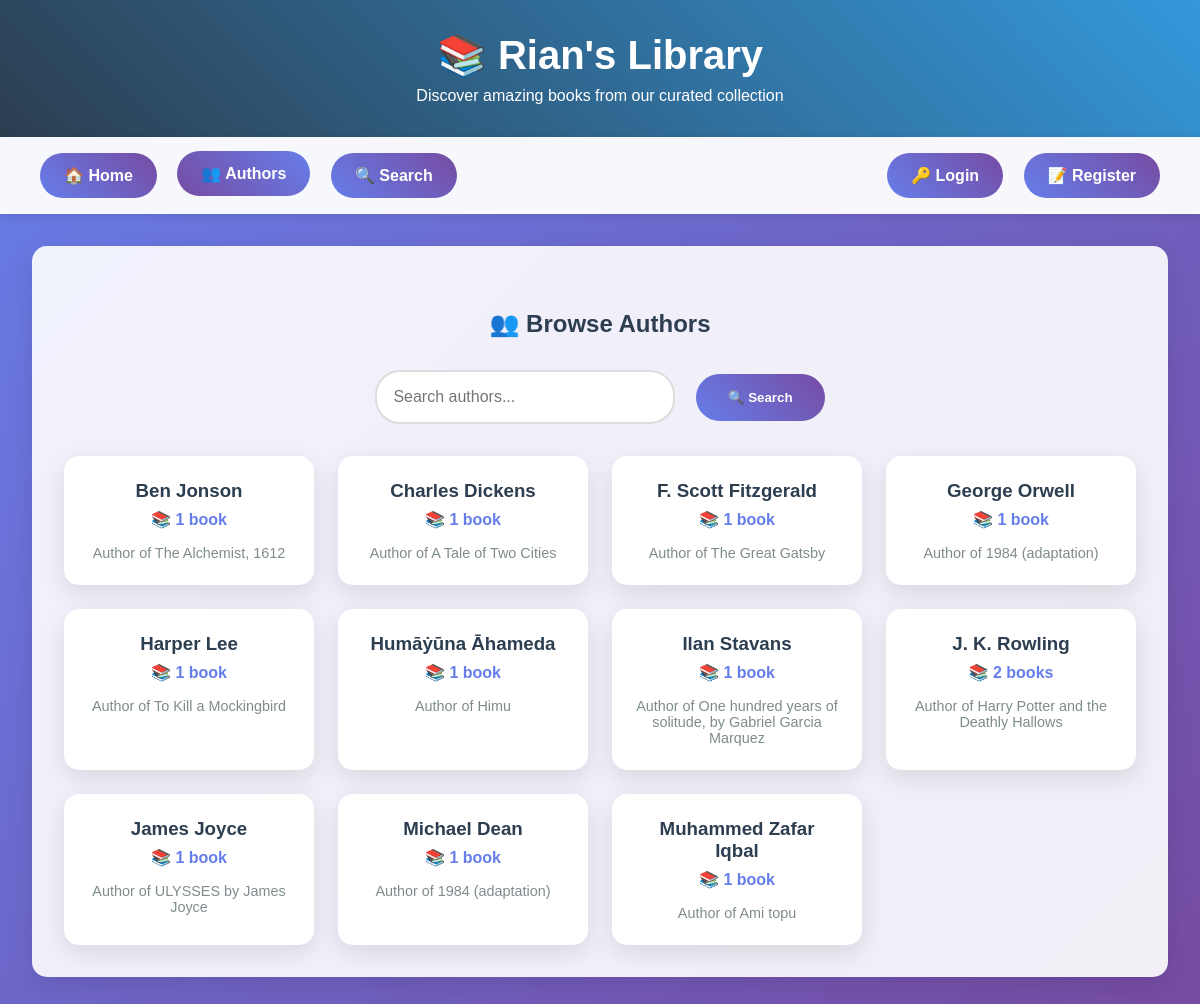
Before: /authors/ with the older database file.
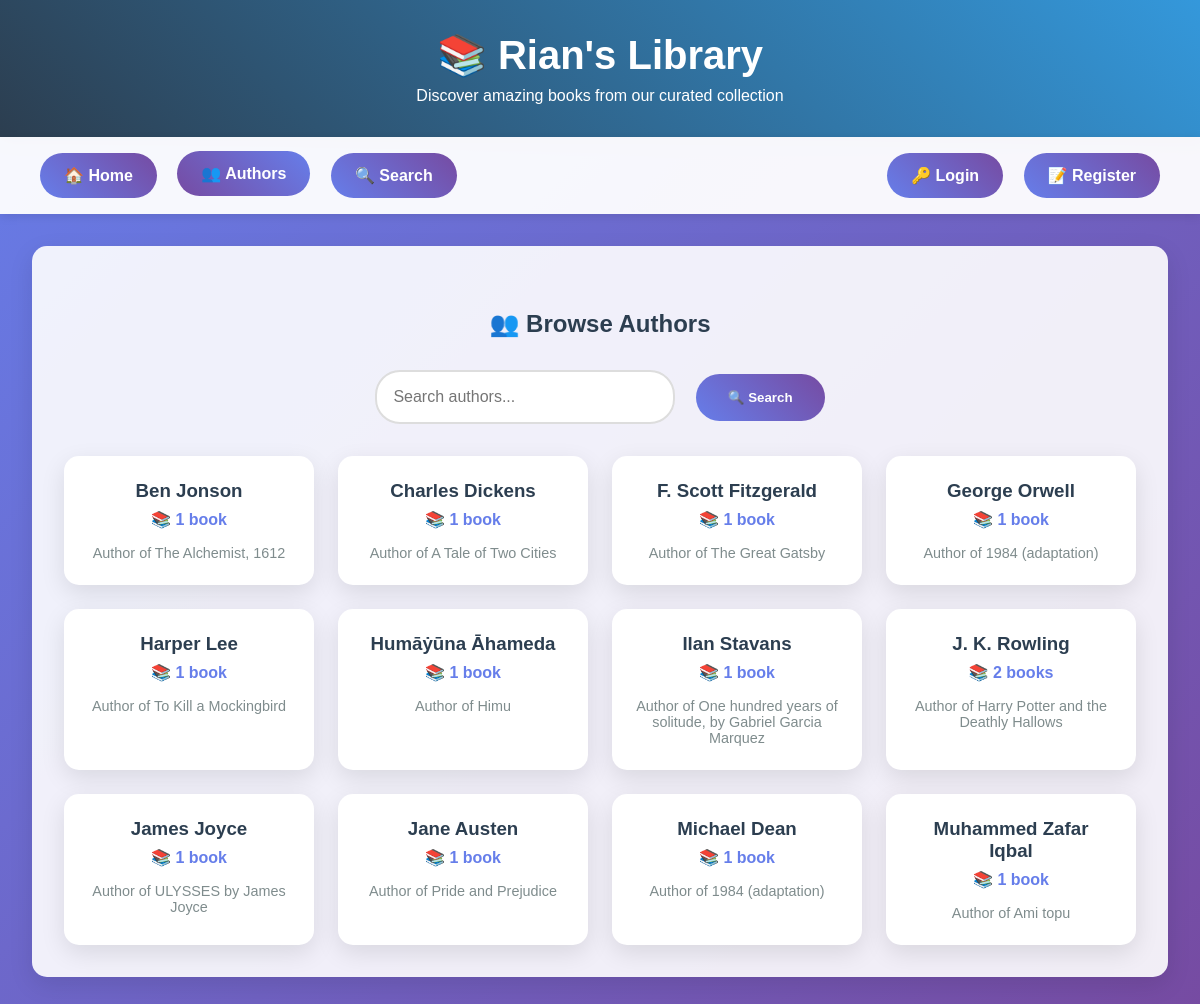
After: the same page with the newer database file.
### books/models.py (models this page shows, shortened)
class Author(models.Model):
    name = models.CharField(max_length=200, unique=True)
    birth_date = models.CharField(max_length=50, blank=True, null=True)
    bio = models.TextField(blank=True, null=True)
    created_at = models.DateTimeField(auto_now_add=True)
    class Meta:
        ordering = ['name']

### books/views.py (the view)
# urls.py: path('authors/', views.authors, name='authors'),
def authors(request):
    authors_list = Author.objects.annotate(
        book_count=Count('books')
    ).filter(book_count__gt=0).order_by('name')
    search_query = request.GET.get('search', '').strip()
    if search_query:
        authors_list = authors_list.filter(
            name__icontains=search_query
        )
    paginator = Paginator(authors_list, 12)
    page_number = request.GET.get('page')
    authors_page = paginator.get_page(page_number)
    context = {
        'authors': authors_page,
        'search_query': search_query,
        'is_paginated': authors_page.has_other_pages(),
        'page_obj': authors_page,
    }
    return render(request, 'books/authors.html', context)

### templates/books/authors.html (shortened to what this page needs)
{% extends 'base.html' %}
{% load static %}
{% block content %}
<h2>👥 Browse Authors</h2>
<div class="search-container">
    <form method="GET">
        <input type="text" id="searchInput" name="search" placeholder="Search authors..."
               value="{{ request.GET.search }}">
        <button type="submit" id="searchBtn">🔍 Search</button>
    </form>
</div>
{% if authors %}
    <div class="author-grid">
        {% for author in authors %}
            <div class="author-card" onclick="location.href='{% url 'books:author_books' author.id %}'">
                <h3>{{ author.name }}</h3>
                <div class="book-count">
                    📚 {{ author.books.count }} book{{ author.books.count|pluralize }}
                </div>
                {% if author.bio %}
                    <p style="margin-top: 1rem; font-size: 0.9rem; color: #7f8c8d;">
                        {{ author.bio|truncatewords:15 }}
                    </p>
                {% endif %}
            </div>
        {% endfor %}
    </div>
{% endif %}
{% endblock %}

Changed rows visible on the page:
added Author: name "Jane Austen", books.count "1", bio "Author of Pride and Prejudice"
